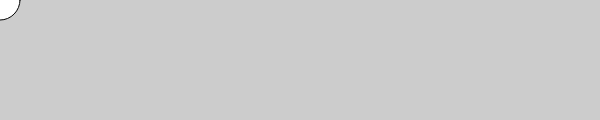
Frame 1 (no input)
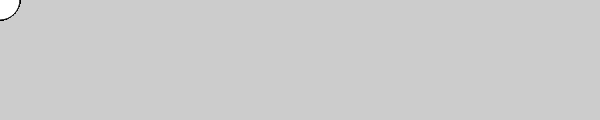
Frame 60 (no input)
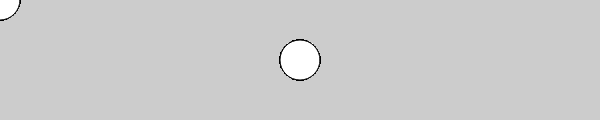
Frame 120 (the mouse pressed at the canvas centre since frame 60)

The p5.js sketch that drew these frames (run headless with seeded random() and noise() and a simulated clock; from frame 60 on, the mouse is pressed at the canvas centre):

// p5.js sketch
// ── sketch.js
function setup() {
  createCanvas(600, 120);
  background(204);
}

function draw() {
  translate(mouseX, mouseY);
  ellipse(0, 0, 40, 40);
}
